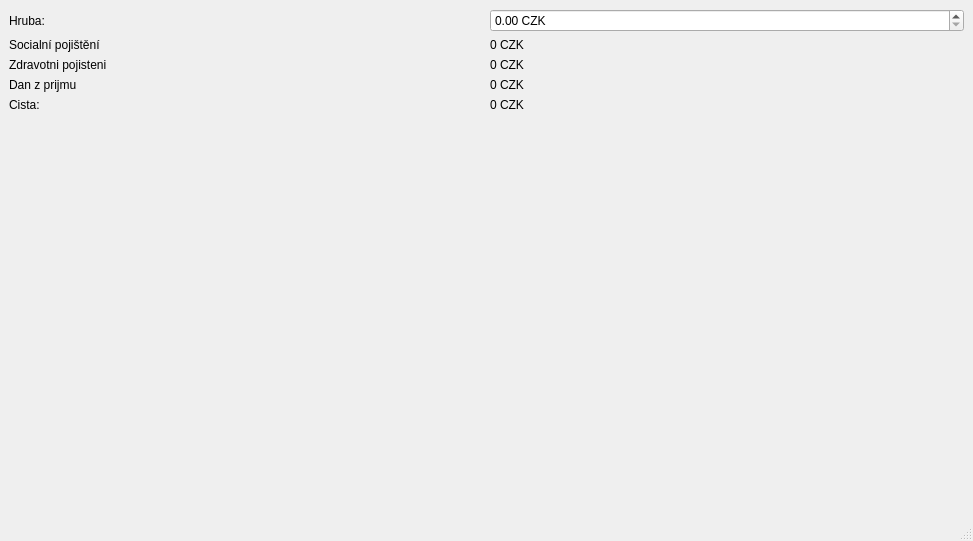
<?xml version="1.0" encoding="UTF-8"?>
<ui version="4.0">
 <class>MainWindow</class>
 <widget class="QMainWindow" name="MainWindow">
  <property name="geometry">
   <rect>
    <x>0</x>
    <y>0</y>
    <width>973</width>
    <height>541</height>
   </rect>
  </property>
  <property name="windowTitle">
   <string>MainWindow</string>
  </property>
  <widget class="QWidget" name="centralwidget">
   <layout class="QGridLayout" name="gridLayout">
    <item row="5" column="0">
     <widget class="QLabel" name="label_Cista">
      <property name="text">
       <string>Cista:</string>
      </property>
     </widget>
    </item>
    <item row="1" column="0">
     <widget class="QLabel" name="label">
      <property name="text">
       <string>Socialní pojištění</string>
      </property>
     </widget>
    </item>
    <item row="6" column="1">
     <spacer name="verticalSpacer">
      <property name="orientation">
       <enum>Qt::Orientation::Vertical</enum>
      </property>
      <property name="sizeHint" stdset="0">
       <size>
        <width>20</width>
        <height>40</height>
       </size>
      </property>
     </spacer>
    </item>
    <item row="0" column="1">
     <widget class="QDoubleSpinBox" name="doubleSpinBox_Hruby">
      <property name="suffix">
       <string> CZK</string>
      </property>
      <property name="maximum">
       <double>999999.989999999990687</double>
      </property>
     </widget>
    </item>
    <item row="2" column="1">
     <widget class="QLabel" name="labelZdravodtniCastka">
      <property name="text">
       <string>0 CZK</string>
      </property>
     </widget>
    </item>
    <item row="1" column="1">
     <widget class="QLabel" name="labelSocialniCastka">
      <property name="text">
       <string>0 CZK</string>
      </property>
     </widget>
    </item>
    <item row="5" column="1">
     <widget class="QLabel" name="label_CistaMzda">
      <property name="text">
       <string>0 CZK</string>
      </property>
     </widget>
    </item>
    <item row="0" column="0">
     <widget class="QLabel" name="labelHruba">
      <property name="text">
       <string>Hruba:</string>
      </property>
     </widget>
    </item>
    <item row="2" column="0">
     <widget class="QLabel" name="labelZdravotni">
      <property name="text">
       <string>Zdravotni pojisteni</string>
      </property>
     </widget>
    </item>
    <item row="3" column="0">
     <widget class="QLabel" name="labelPrijmu">
      <property name="text">
       <string>Dan z prijmu</string>
      </property>
     </widget>
    </item>
    <item row="3" column="1">
     <widget class="QLabel" name="labelPrimuCastka">
      <property name="text">
       <string>0 CZK</string>
      </property>
     </widget>
    </item>
   </layout>
  </widget>
  <widget class="QMenuBar" name="menubar">
   <property name="geometry">
    <rect>
     <x>0</x>
     <y>0</y>
     <width>973</width>
     <height>24</height>
    </rect>
   </property>
  </widget>
  <widget class="QStatusBar" name="statusbar"/>
 </widget>
 <resources/>
 <connections/>
</ui>
